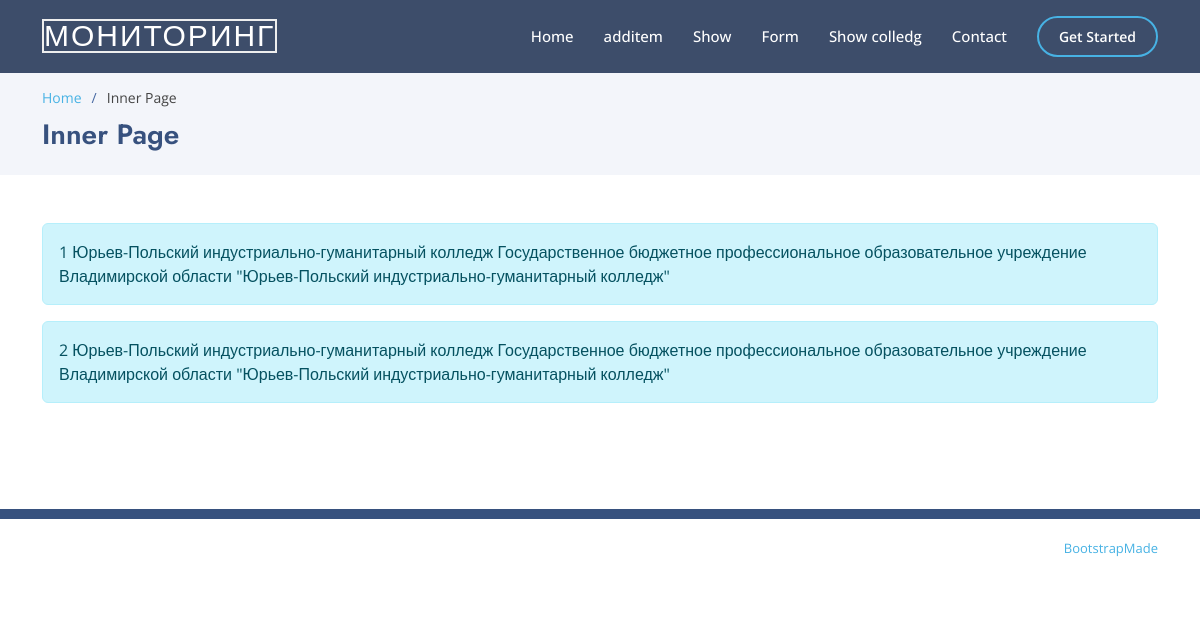
The app's page /showcolledg, older data.
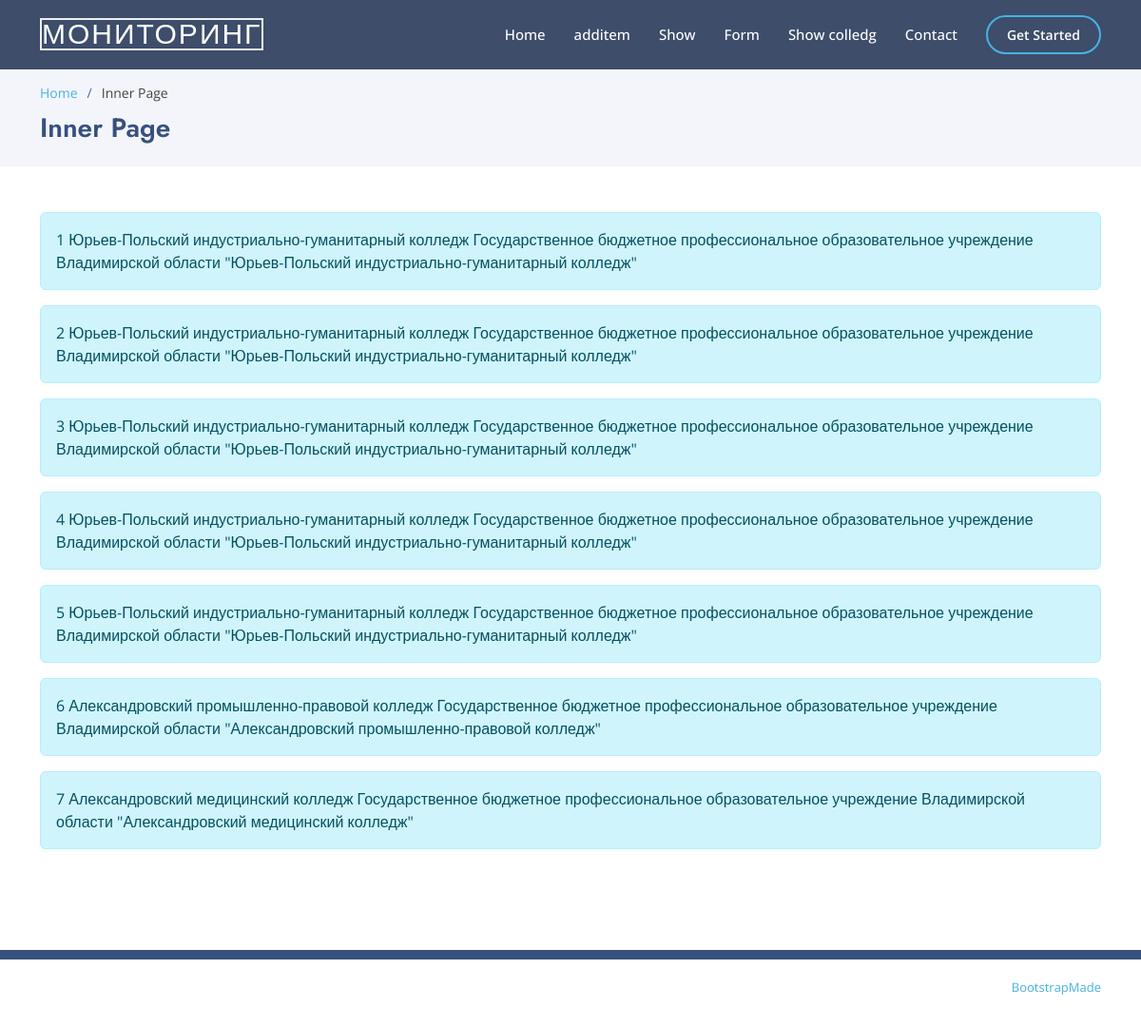
The same page, newer data.
### tables this page shows
CREATE TABLE "Colldgs" (
	"id"	INTEGER,
	"title"	text,
	"full_name"	text,
	"addres"	text,
	"tel"	text,
	"email"	text,
	"link_to_pict"	text,
	PRIMARY KEY("id" AUTOINCREMENT)
);

### app.py (the view)
@app.route("/showcolledg")
def showcolledg():
    try:
        colledg = DatabaseManager('colledg3.db')
        listuser=colledg.fetchall("""SELECT * FROM Colldgs""")
        print(listuser)
    except:
        listuser=[('В базе','нет','пользователей')]
    return render_template('showcolledg.html', listuser=listuser)

### db.py (called while the page is built)
    def fetchall(self, arg, values=None):
        if values == None:
            self.cur.execute(arg)
        else:
            self.cur.execute(arg, values)
        return self.cur.fetchall()

    def __del__(self):
        self.conn.close()

### templates/showcolledg.html (shortened to what this page needs)
{% extends 'index.html' %}
{% block body %}
<div class="container mt-5">
    {% for el in  listuser %}
        <div class="alert alert-info">
            {{el[0]}} {{el[1]}} {{el[2]}}
        </div>
    {% endfor %}
</div>
{% endblock %}

### templates/index.html (shortened to what this page needs)
<!DOCTYPE html>
<html lang="en">
<head>
  <link rel="stylesheet" href="{{ url_for('static',filename='css/style.css') }}">
    <link rel="stylesheet" href="{{ url_for('static',filename='assets/vendor/aos/aos.css') }}">
  <link rel="stylesheet" href="{{ url_for('static',filename='assets/vendor/bootstrap/css/bootstrap.min.css') }}">
  <link rel="stylesheet" href="{{ url_for('static',filename='assets/vendor/bootstrap-icons/bootstrap-icons.css') }}">
  <link rel="stylesheet" href="{{ url_for('static',filename='assets/vendor/boxicons/css/boxicons.min.css') }}">
  <link rel="stylesheet" href="{{ url_for('static',filename='assets/vendor/remixicon/remixicon.css') }}">
  <link rel="stylesheet" href="{{ url_for('static',filename='assets/vendor/swiper/swiper-bundle.min.css') }}">
  <link rel="stylesheet" href="{{ url_for('static',filename='assets/css/style.css') }}">
</head>
<body>
  <header id="header" class="fixed-top header-inner-pages">
    <div class="container d-flex align-items-center">
      <h1 class="logo me-auto"><a href="index.html">Мониторинг</a></h1>
      <nav id="navbar" class="navbar">
        <ul>
          <li><a class="nav-link scrollto " href="/">Home</a></li>
          <li><a class="nav-link scrollto" href="/additem">additem</a></li>
          <li><a class="nav-link scrollto" href="/show">Show</a></li>
          <li><a class="nav-link   scrollto" href="/form">Form</a></li>
          <li><a class="nav-link scrollto" href="/showcolledg">Show colledg</a></li>
          <li><a class="nav-link scrollto" href="#contact">Contact</a></li>
          <li><a class="getstarted scrollto" href="#about">Get Started</a></li>
        </ul>
      </nav>
    </div>
  </header>
  <main id="main">
    <section id="breadcrumbs" class="breadcrumbs">
      <div class="container">
        <ol>
          <li><a href="index.html">Home</a></li>
          <li>Inner Page</li>
        </ol>
        <h2>Inner Page</h2>
      </div>
    </section>
      {% block body %}{% endblock %}
  </main>
  <footer id="footer">
    <div class="footer-top">
    </div>
    <div class="container footer-bottom clearfix">
      <div class="copyright">
        &copy; Copyright <strong><span>Arsha</span></strong>. All Rights Reserved
      </div>
      <div class="credits">
        Designed by <a href="https://bootstrapmade.com/">BootstrapMade</a>
      </div>
    </div>
  </footer>
</body>
</html>

### static/css/style.css (style rules this page uses)
h1 { border: 2px #eee solid; color: brown; text-align: center; padding: 10px; }
footer { display: block; height: 100px; background-color: indigo; width: 100%; }

### static/assets/css/style.css (style rules this page uses)
body { font-family: "Open Sans", sans-serif; color: #444444; }
a { color: #47b2e4; text-decoration: none; }
h1, h2, h3, h4, h5, h6 { font-family: "Jost", sans-serif; }
#header { transition: all 0.5s; z-index: 997; padding: 15px 0; }
#header.header-scrolled, #header.header-inner-pages { background: rgba(40, 58, 90, 0.9); }
#header .logo { font-size: 30px; margin: 0; padding: 0; line-height: 1; font-weight: 500; letter-spacing: 2px; text-transform: uppercase; }
#header .logo a { color: #fff; }
.navbar { padding: 0; }
.navbar ul { margin: 0; padding: 0; display: flex; list-style: none; align-items: center; }
.navbar li { position: relative; }
.navbar a, .navbar a:focus { display: flex; align-items: center; justify-content: space-between; padding: 10px 0 10px 30px; font-size: 15px; font-weight: 500; color: #fff; white-space: nowrap; transition: 0.3s; }
.navbar .getstarted, .navbar .getstarted:focus { padding: 8px 20px; margin-left: 30px; border-radius: 50px; color: #fff; font-size: 14px; border: 2px solid #47b2e4; font-weight: 600; }
section { padding: 60px 0; overflow: hidden; }
.breadcrumbs { padding: 15px 0; background: #f3f5fa; min-height: 40px; margin-top: 72px; }
.breadcrumbs h2 { font-size: 28px; font-weight: 600; color: #37517e; }
.breadcrumbs ol { display: flex; flex-wrap: wrap; list-style: none; padding: 0 0 10px 0; margin: 0; font-size: 14px; }
.breadcrumbs ol li+li { padding-left: 10px; }
.breadcrumbs ol li+li::before { display: inline-block; padding-right: 10px; color: #4668a2; content: "/"; }
#footer { font-size: 14px; background: #37517e; }
#footer .footer-top { padding: 60px 0 30px 0; background: #fff; }
#footer .footer-bottom { padding-top: 30px; padding-bottom: 30px; color: #fff; }
#footer .copyright { float: left; }
#footer .credits { float: right; font-size: 13px; }
#footer .credits a { transition: 0.3s; }

Row changes from the older to the newer data that the page shows:
added Colldgs: id "3", title "Юрьев-Польский индустриально-гуманитарный колледж", full_name "Государственное бюджетное профессиональное образовательное учреждение Владимирской области \"Юрьев-Польский индустриально-гуманитарный колледж\""
added Colldgs: id "4", title "Юрьев-Польский индустриально-гуманитарный колледж", full_name "Государственное бюджетное профессиональное образовательное учреждение Владимирской области \"Юрьев-Польский индустриально-гуманитарный колледж\""
added Colldgs: id "5", title "Юрьев-Польский индустриально-гуманитарный колледж", full_name "Государственное бюджетное профессиональное образовательное учреждение Владимирской области \"Юрьев-Польский индустриально-гуманитарный колледж\""
added Colldgs: id "6", title "Александровский промышленно-правовой колледж", full_name "Государственное бюджетное профессиональное образовательное учреждение Владимирской области \"Александровский промышленно-правовой колледж\""
added Colldgs: id "7", title "Александровский медицинский колледж", full_name "Государственное бюджетное профессиональное образовательное учреждение Владимирской области \"Александровский медицинский колледж\""
